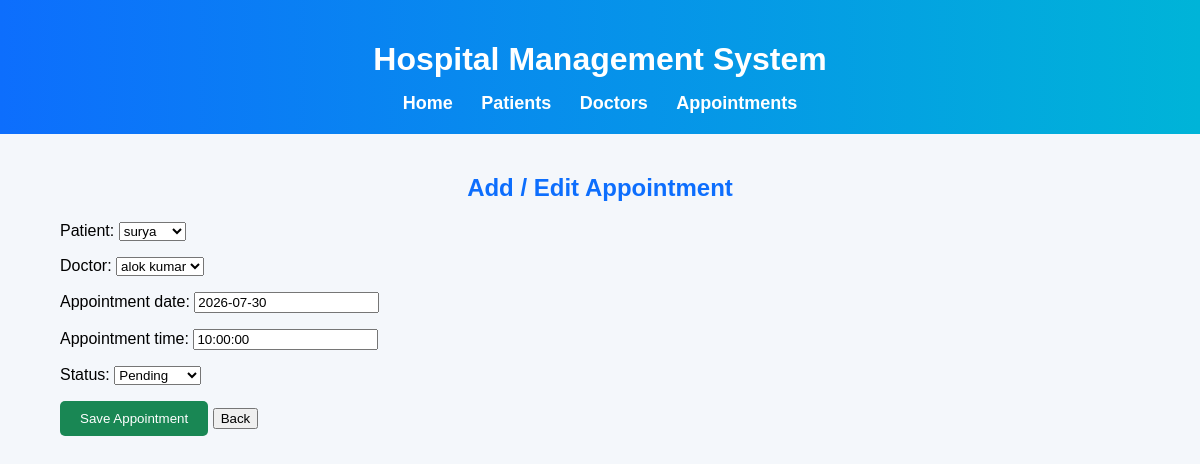
Page /edit_appointment/1/ on the committed database.
### patients/models.py (models this page shows, shortened)
class Appointment(models.Model):
    appointment_id = models.CharField(max_length=10, unique=True)
    patient = models.ForeignKey(Patient, on_delete=models.CASCADE)
    doctor = models.ForeignKey(Doctor, on_delete=models.CASCADE)
    appointment_date = models.DateField()
    appointment_time = models.TimeField()
    status = models.CharField(
        max_length=20,
        choices=[
            ('Pending', 'Pending'),
            ('Completed', 'Completed'),
            ('Cancelled', 'Cancelled'),
        ],
        default='Pending'
    )

### patients/views.py (the view)
# urls.py: path('edit_appointment/<int:id>/', views.edit_appointment, name='edit_appointment'),
def edit_appointment(request, id):
    appointment = get_object_or_404(Appointment, id=id)
    if request.method == "POST":
        form = AppointmentForm(request.POST, instance=appointment)
        if form.is_valid():
            form.save()
            return redirect('appointment_list')
    else:
        form = AppointmentForm(instance=appointment)
    return render(request, 'patients/add_appointment.html', {'form': form})

### patients/forms.py
class AppointmentForm(forms.ModelForm):
    class Meta:
        model = Appointment
        fields = ['patient', 'doctor', 'appointment_date', 'appointment_time', 'status']

### patients/models.py (called while the page is built)
    def __str__(self):
        return self.name

    def __str__(self):
        return self.name

### patients/templates/patients/add_appointment.html (shortened to what this page needs)
{% load static %}
<!DOCTYPE html>
<html lang="en">
<head>
    <link rel="stylesheet" href="{% static 'css/style.css' %}">
</head>
<body>
<header>
    <h1>Hospital Management System</h1>
    <nav>
        <a href="{% url 'home' %}">Home</a>
        <a href="{% url 'patient_list' %}">Patients</a>
        <a href="{% url 'doctor_list' %}">Doctors</a>
        <a href="{% url 'appointment_list' %}">Appointments</a>
    </nav>
</header>
<div class="container">
    <h2>Add / Edit Appointment</h2>
    <form method="POST">
        {{ form.as_p }}
        <button type="submit" class="btn">Save Appointment</button>
        <a href="{% url 'appointment_list' %}">
            <button type="button">Back</button>
        </a>
    </form>
</div>
</body>
</html>

### patients/static/css/style.css (style rules this page uses)
body { margin:0; padding:0; font-family:Arial,sans-serif; background:#f4f7fb; }
.container { width:90%; margin:auto; padding:20px; }
header { background:linear-gradient(90deg,#0d6efd,#00b4d8); color:white; text-align:center; padding:20px; }
header h1 { color:white; margin-bottom:15px; }
nav { margin-top:10px; }
nav a { color:white; text-decoration:none; margin:12px; font-size:18px; font-weight:bold; transition:.3s; }
h2 { text-align:center; color:#0d6efd; }
.btn { background:#198754; color:white; border:none; padding:10px 20px; border-radius:5px; cursor:pointer; }

### rows in the picture
Appointment: patient "surya", doctor "alok kumar", appointment_date "2026-07-30", appointment_time "10:00:00", status "Pending"
